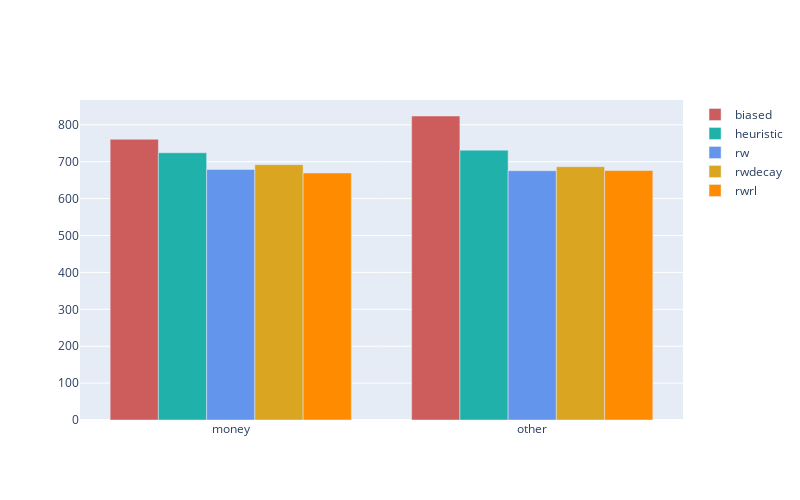

The notebook cell this image was saved under:
### Markdown cell above
## Model comparison

### Code cell
plotting.plot_model_comparison(
    [biased, heuristic, rw, rwdecay, rwrl], 
    sum=True, 
    metric='dic',
    # y_range=[3050,3375]
)

### Figure 1 — Plotly figure (JSON) as saved in the notebook; plotly's stock layout.template omitted (floating-point values rounded to 4 significant figures)
{"data": [{"marker": {"color": "indianred"}, "name": "biased", "type": "bar", "x": ["money", "other"], "y": [760.8, 823.8]}, {"marker": {"color": "lightseagreen"}, "name": "heuristic", "type": "bar", "x": ["money", "other"], "y": [724.2, 731.3]}, {"marker": {"color": "cornflowerblue"}, "name": "rw", "type": "bar", "x": ["money", "other"], "y": [679.0, 675.6]}, {"marker": {"color": "goldenrod"}, "name": "rwdecay", "type": "bar", "x": ["money", "other"], "y": [692.0, 686.5]}, {"marker": {"color": "darkorange"}, "name": "rwrl", "type": "bar", "x": ["money", "other"], "y": [669.4, 676.1]}], "layout": {"barmode": "group", "height": 500, "width": 800}}
